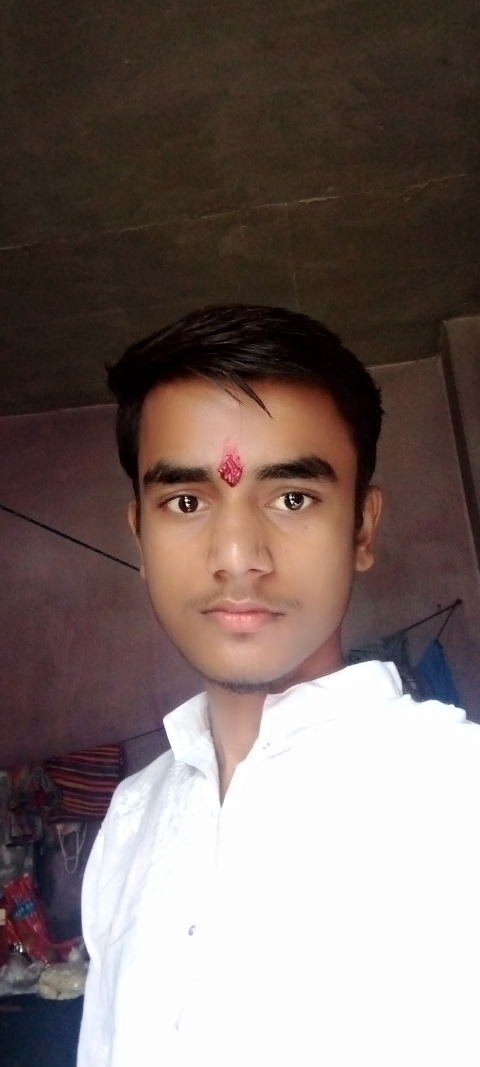
#> input picture test_image/hima.jpg, 1440 x 3200 px (shown at 1/3 size)
$ jupyter execute --allow-errors face_recognition.ipynb
#> lines starting #> are read from the running program, lines starting #| are printed output that depends on the picture
[cell 1]
import numpy as np
import pandas as pd
import tensorflow as tf
import seaborn as sns
import cv2
import pywt
import matplotlib.pyplot as plt
from tensorflow import keras as kr

[cell 2]
img=cv2.imread("./test_image/hima.jpg")
#> img is the input picture: shape (3200, 1440, 3); mean B, G, R 102.5, 106.8, 121.4

[cell 3]
img.shape
#> Out = (3200, 1440, 3)

[cell 4]
plt.imshow(img)

[cell 5]
bgray=cv2.cvtColor(img,cv2.COLOR_BGR2GRAY)
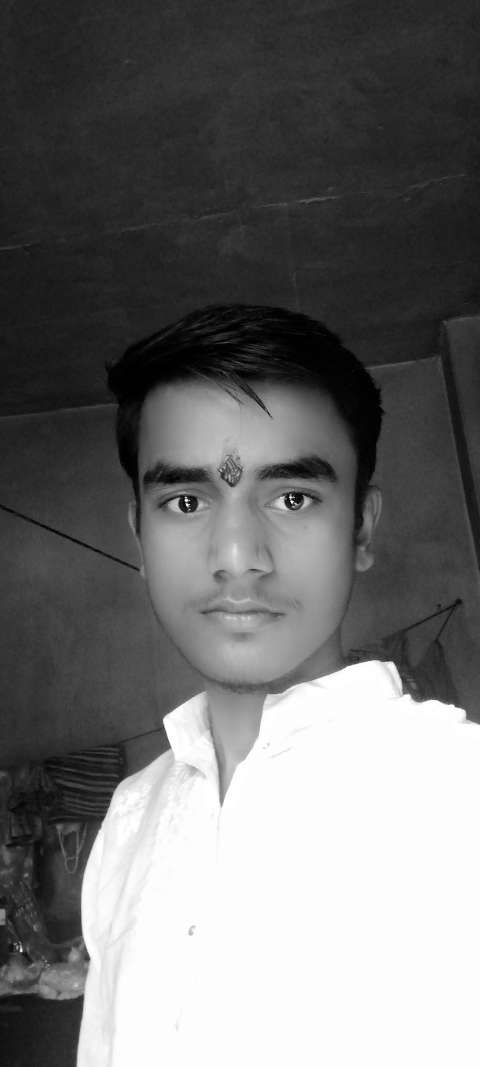
#> bgray: shape (3200, 1440) (shown at 1/3 size); min 0, max 255, mean 110.7

[cell 6]
bgray.shape
#> Out = (3200, 1440)

[cell 7]
plt.imshow(bgray)

[cell 8]
face_cascade=cv2.CascadeClassifier("./opencv/frontalface_default.xml")
eye_cascade=cv2.CascadeClassifier("./opencv/haarcascade_eye.xml")
faces=face_cascade.detectMultiScale(bgray,1.3,5)
#> faces = [[326, 1188, 816, 816]]
faces
#> Out = [[326, 1188, 816, 816]]

[cell 9]
(x,y,w,h)=faces[0]
#> x = 326; y = 1188; w = 816; h = 816
x,y,w,h
#> Out = (326, 1188, 816, 816)

[cell 10]
face_img=cv2.rectangle(img,(x,y),(x+w,y+h),(255,22,0),20) # for creating a rectangle
plt.imshow(face_img)

[cell 11]
cv2.destroyAllWindows()
for (x,y,w,h) in faces:
    face_img=cv2.rectangle(img,(x,y),(x+w,y+h),(255,0,0),20)
    roi_gray=bgray[y:y+h,x:x+w]
    roi_color=face_img[y:y+h,x:x+w]
    eyes=eye_cascade.detectMultiScale(roi_gray)
    for (ex,ey,ew,eh) in eyes:
        cv2.rectangle(roi_color,(ex,ey),(ex+ew,ey+eh),(255,0,0),20)
#> this loop made 1 pass
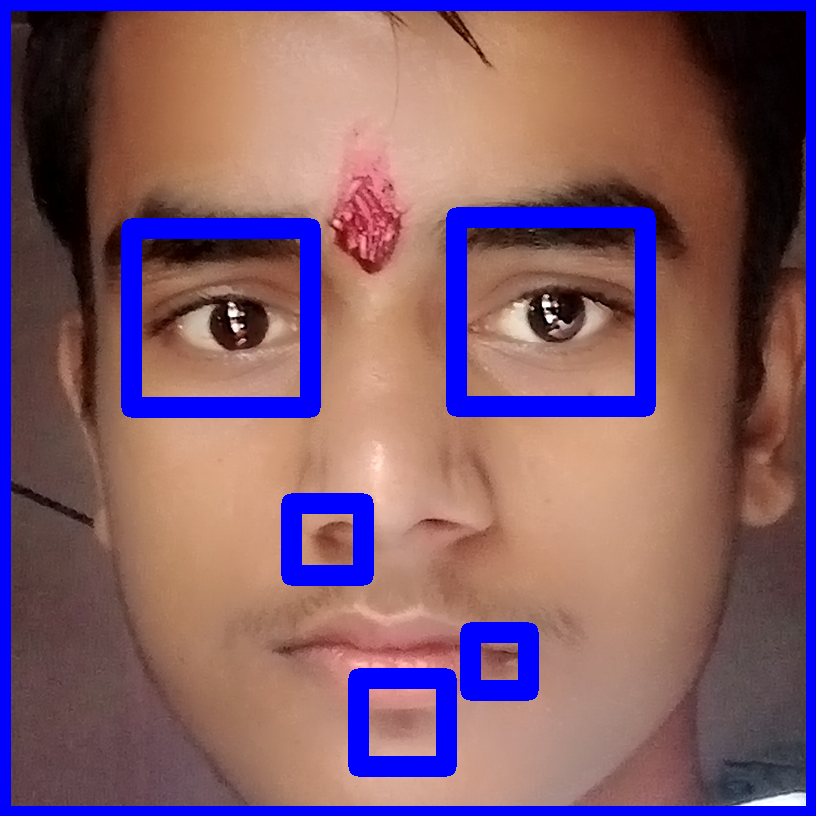
#> roi_color: shape (816, 816, 3); mean B, G, R 108.2, 91.1, 127.6

[cell 12]
plt.figure()
plt.imshow(face_img,cmap='gray')
plt.show()

[cell 13]
plt.imshow(roi_color,cmap='gray')

[cell 14]
cropped_img=np.array(roi_color)
cropped_img.shape
#> Out = (816, 816, 3)

[cell 15]
def get_cropped_image_if_2_eyes(image_path):
#> called with image_path = './test_image/bhai.jpg'
    img=cv2.imread(image_path)
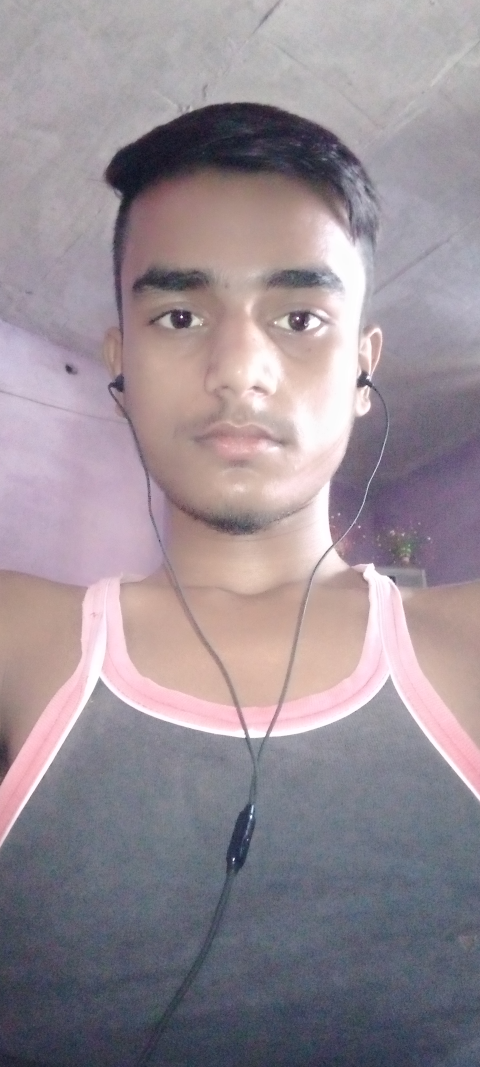
#> input picture test_image/bhai.jpg, 1440 x 3200 px (shown at 1/3 size)
#> img is the input picture: shape (3200, 1440, 3); mean B, G, R 149.2, 141.5, 151.8
    gray=cv2.cvtColor(img,cv2.COLOR_BGR2GRAY)
    faces=face_cascade.detectMultiScale(gray,1.3,5)
#> faces = [[215, 546, 1039, 1039]]
    for (x,y,w,h) in faces:
        roi_gray=gray[y:y+h,x:x+w]
        roi_color=img[y:y+h,x:x+w]
        eyes=eye_cascade.detectMultiScale(roi_gray)
        if len(eyes)>=2:
            return roi_color
#> this loop made 1 pass
#> (x, y, w, h, eyes) on pass 1: (215, 546, 1039, 1039, [[205, 300, 213, 213], [557, 298, 230, 230]])
#> pass 1, in get_cropped_image_if_2_eyes, `roi_color=img[y:y+h,x:x+w]`:
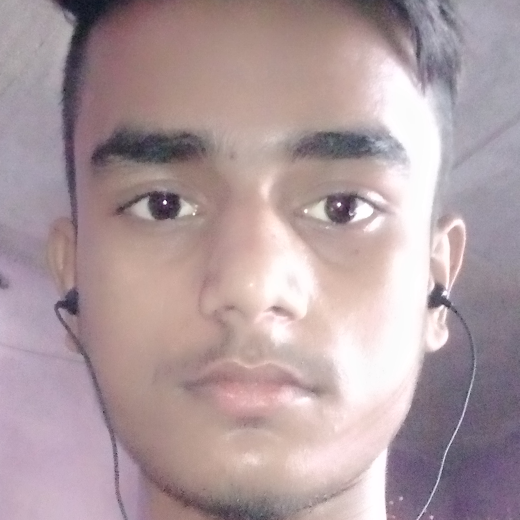
#> roi_color: shape (1039, 1039, 3) (shown at 1/2 size); mean B, G, R 159.4, 155.4, 174.7

[cell 16]
org_img=get_cropped_image_if_2_eyes('./test_image/bhai.jpg')
plt.imshow(org_img)

[cell 17]
# fatkum batch download image

[cell 18]
#cd..

[cell 19]
# create new folder
path_to_data="./datasets/"
path_to_cr_data="./datasets/cropped/"

[cell 20]
import os
img_dirs=[]
for entry in os.scandir(path_to_data):
    if entry.is_dir():
        img_dirs.append(entry.path)

[cell 21]
img_dirs

[cell 22]
import shutil
if os.path.exists(path_to_cr_data):
    shutil.rmtree(path_to_cr_data)
os.mkdir(path_to_cr_data)

[cell 23]
for img_dir in img_dirs:
        for entry in os.scandir(img_dir):
            print(entry.path)

[cell 24]
cropped_image_dirs=[]
celebrity_file_name_dict={}
for img_dir in img_dirs:
    count=1
    celebrity_name=img_dir.split('/')[-1]
    celebrity_file_name_dict[celebrity_name]=[]
    for entry in os.scandir(img_dir):
        roi_color=get_cropped_image_if_2_eyes(entry.path)
#> call 2 of get_cropped_image_if_2_eyes, with image_path = './datasets/abhay/allu (11).jpg'
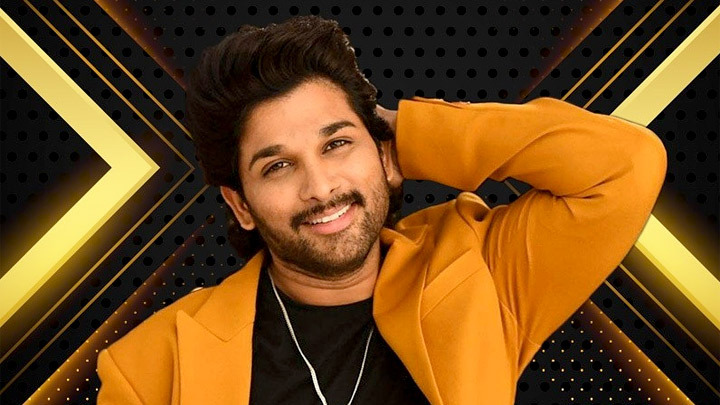
#> input picture datasets/abhay/allu (11).jpg, 720 x 405 px
#> in get_cropped_image_if_2_eyes, img is the input picture: shape (405, 720, 3); mean B, G, R 27.4, 73.3, 112
#> in get_cropped_image_if_2_eyes (call 2), `gray=cv2.cvtColor(img,cv2.COLOR_BGR2GRAY)`:
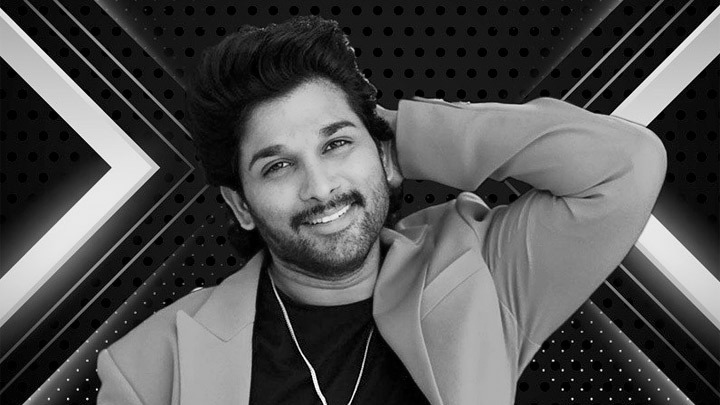
#> gray: shape (405, 720); min 0, max 255, mean 79.7
#> in get_cropped_image_if_2_eyes (call 2), `faces=face_cascade.detectMultiScale(gray,1.3,5)`: faces = ()
        if roi_color is not None:
            cropped_folder=path_to_cr_data+celebrity_name
            if not os.path.exists(cropped_folder):
                os.makedirs(cropped_folder)
                cropped_image_dirs.append(cropped_folder)
                print("generating cropped image in folder:",cropped_folder)

            cropped_file_name=celebrity_name+str(count)+".png"
            cropped_file_path=cropped_folder+"/"+cropped_file_name

            cv2.imwrite(cropped_file_path,roi_color)
            celebrity_file_name_dict[celebrity_name].append(cropped_file_path)
            count +=1

[cell 25]
class_dict={}
count=0
for celebrity_name in celebrity_file_name_dict.keys():
    class_dict[celebrity_name]=count
    count=count+1
#> after the loop, class_dict = {'abhay': 0}
print(class_dict)
#| {'abhay': 0}

[cell 26]
def w2d(img,mode,level):
#> called with mode = 'db1', level = 5
    imArray=img
    imArray=cv2.cvtColor(imArray,cv2.COLOR_RGB2GRAY)
    imArray=np.float32(imArray)
    imArray/=255
    # computer coaficiant
    coeffs=pywt.wavedec2(imArray,mode,level=level)

    # process coaficiant
    coeffs_H=list(coeffs)
    coeffs_H[0]*=0

    # reconstruction
    imArray_H=pywt.waverec2(coeffs_H,mode)
    imArray_H*=255
    imArray_H=np.uint8(imArray_H)


    return imArray_H

[cell 27]
im_har=w2d(cropped_img,'db1',5)
plt.imshow(im_har,cmap='gray')

[cell 28]
x,y=[],[]
for celebrity_name,training_files in celebrity_file_name_dict.items():
    for training_image in training_files:
        img=cv2.imread(training_image)
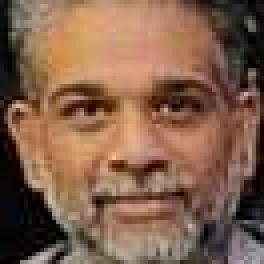
#> img: shape (66, 66, 3) (shown 4 times larger); mean B, G, R 76, 96.4, 130.3
        scalled_raw_img=cv2.resize(img,(32,32))

        img_har=w2d(img,'db1',5)
#> call 2 of w2d, with mode = 'db1', level = 5
#> in w2d (call 2), `imArray=cv2.cvtColor(imArray,cv2.COLOR_RGB2GRAY)`:
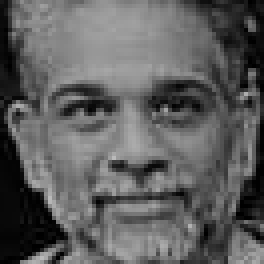
#> imArray: shape (66, 66) (shown 4 times larger); min 0, max 186, mean 94.2
#> in w2d (call 2), `imArray_H=pywt.waverec2(coeffs_H,mode)`:
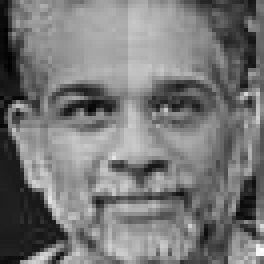
#> imArray_H: shape (66, 66) float32 (shown 4 times larger); min -0.427, max 0.478, mean 2.63e-09; drawn with min black and max white
        scalled_img_har=cv2.resize(img_har,(32,32))
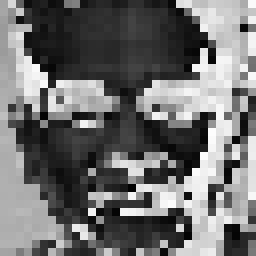
#> scalled_img_har: shape (32, 32) (shown 8 times larger); min 1, max 252, mean 110.1
        combined_image=np.vstack((scalled_raw_img.reshape(32*32*3,1),scalled_img_har.reshape(32*32,1)))

        x.append(combined_image)
        y.append(class_dict[celebrity_name])

[cell 29]
len(x)

[cell 30]
len(x[0])
x[0]

[cell 31]
x[0]

[cell 32]
x=np.array(x).reshape(len(x),4096).astype(float)
x.shape
#> Out = (2, 4096)
